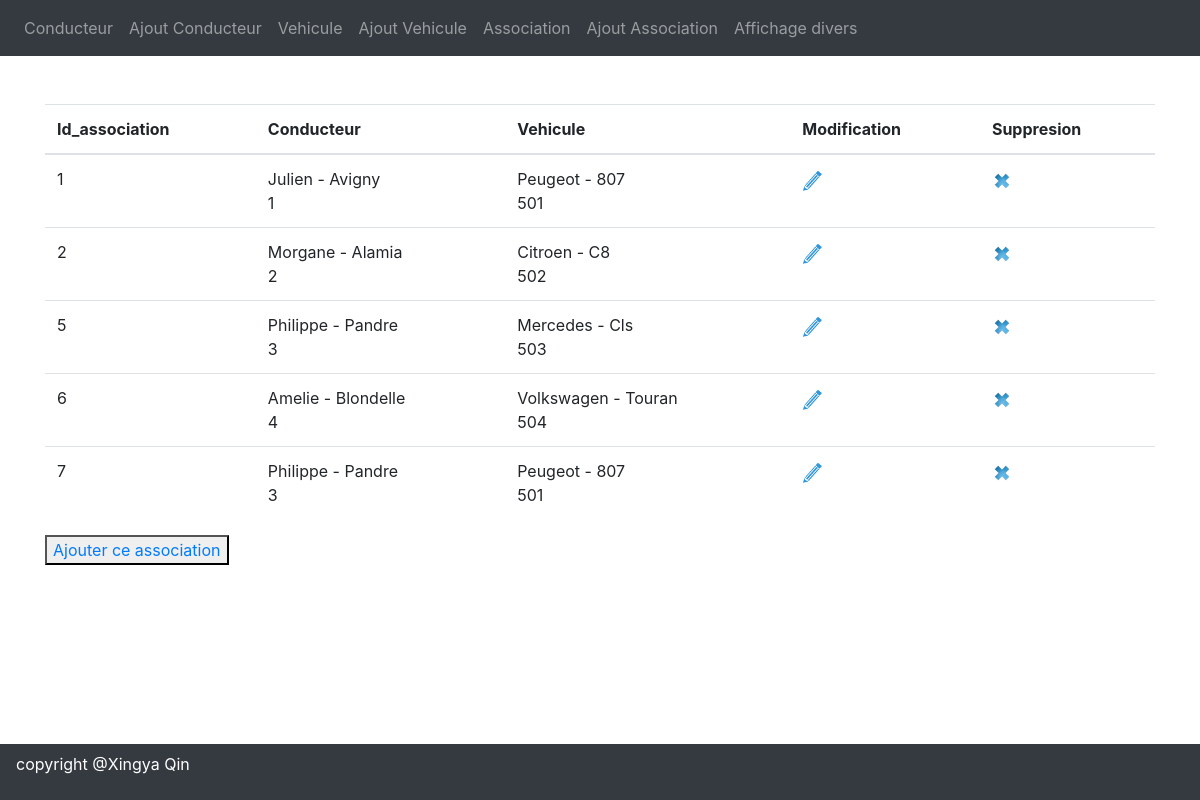
The page /?action=listAssociation on the database its author committed.
### tables this page shows
CREATE TABLE `association_vehicule_conducteur` (
  `id_association` int(11) NOT NULL,
  `id_vehicule` int(11) NOT NULL,
  `id_conducteur` int(11) NOT NULL
);

CREATE TABLE `conducteur` (
  `id_conducteur` int(11) NOT NULL,
  `prenom` varchar(80) NOT NULL,
  `nom` varchar(80) NOT NULL
);

CREATE TABLE `vehicule` (
  `id_vehicule` int(11) NOT NULL,
  `marque` varchar(80) NOT NULL,
  `modele` varchar(80) NOT NULL,
  `couleur` varchar(80) NOT NULL,
  `immatriculation` varchar(80) NOT NULL
);

### Controller/AssociationController.php (called while the page is built, shortened)
<?php
require_once './Models/Association.php';
class AssociationController extends Models
{
	public function listAssociation()
	{
		$association = new Association();
		$afficher = $association->showAssociation();
		require_once "./Views/Association/association.php";
	}
}

### Models/Association.php (called while the page is built, shortened)
<?php
class Association
{
	public $id_association;
	private $id_vehicule;
	private $id_conducteur;
  public function getAssociation_id(){
    return $this->id_association;
  }
	public function getVehicule_id(){
		return $this->id_vehicule;
	}
	public function getConducteur_id(){
		return $this->id_conducteur;
	}
	public function accesBaseDeDonnee()
   	{
   		try{
  			$db =new PDO('mysql:host=localhost;dbname=vtc', "root", "");
  		}
  		catch(PDOException $e){
  			print "Erreur!";
  			die;
  		}
  		return $db;
   }
  public function showAssociation()
  {
    $baseDeDonne = $this->accesBaseDeDonnee();
    $sql = $baseDeDonne->prepare("SELECT * FROM vtc.association_vehicule_conducteur
    	INNER JOIN vtc.vehicule ON association_vehicule_conducteur.id_vehicule = vehicule.id_vehicule
    	INNER JOIN vtc.conducteur ON association_vehicule_conducteur.id_conducteur = conducteur.id_conducteur");
    $sql->execute();
    $resultat = $sql->fetchAll(PDO::FETCH_CLASS, 'Association');
    return $resultat;
  }
}

### Views/Association/association.php (the view)
<table class="table mt-5">
  <thead>
    <tr>
      <th scope="col">Id_association </th>
      <th scope="col">Conducteur </th>
      <th scope="col">Vehicule </th>
      <th scope="col">Modification </th>
      <th scope="col">Suppresion </th>
    </tr>
  </thead>
  <tbody>
    <?php
    	foreach ($afficher as $association) {
	    	echo "<tr>";
	    	echo "<td>" .$association->getAssociation_id(). "</td>";
	    	echo "<td>" .$association->prenom." - " .$association->nom. "<br>" .$association-> getConducteur_id(). "</td>";
        echo "<td>" .$association->marque." - " .$association->modele. "<br>" .$association-> getVehicule_id(). "</td>";
        echo "<td> <a href='?action=edit&livreId=".$association->getAssociation_id()."'><img width='20' src='./Ressources/images/update.png'></a></td>";
        echo "<td> <a class='deleteLivre' href='#delete".$association->getAssociation_id()."'><img width='20' src='./Ressources/images/delete.png'></a></td>";
	    	echo "</tr>";
    	}
    ?>
  </tbody>
</table>
<button><a href="?action=association">Ajouter ce association</a></button>

### index.php (shortened to what this page needs)
<?php
require_once 'Controller/AssociationController.php';
$association = new AssociationController();
if(isset($_GET['action'])){
	if ($_GET['action'] == 'association') {
		$association->association();
	}
	elseif ($_GET['action'] == 'listAssociation') {
		$association->listAssociation();
	}
}

### rows shown on the page
association_vehicule_conducteur: id_association "1", id_conducteur.prenom "Julien", id_conducteur.nom "Avigny", id_conducteur.id_conducteur "1", id_vehicule.marque "Peugeot", id_vehicule.modele "807", id_vehicule.id_vehicule "501"
association_vehicule_conducteur: id_association "2", id_conducteur.prenom "Morgane", id_conducteur.nom "Alamia", id_conducteur.id_conducteur "2", id_vehicule.marque "Citroen", id_vehicule.modele "C8", id_vehicule.id_vehicule "502"
association_vehicule_conducteur: id_association "5", id_conducteur.prenom "Philippe", id_conducteur.nom "Pandre", id_conducteur.id_conducteur "3", id_vehicule.marque "Mercedes", id_vehicule.modele "Cls", id_vehicule.id_vehicule "503"
association_vehicule_conducteur: id_association "6", id_conducteur.prenom "Amelie", id_conducteur.nom "Blondelle", id_conducteur.id_conducteur "4", id_vehicule.marque "Volkswagen", id_vehicule.modele "Touran", id_vehicule.id_vehicule "504"
association_vehicule_conducteur: id_association "7", id_conducteur.prenom "Philippe", id_conducteur.nom "Pandre", id_conducteur.id_conducteur "3", id_vehicule.marque "Peugeot", id_vehicule.modele "807", id_vehicule.id_vehicule "501"
